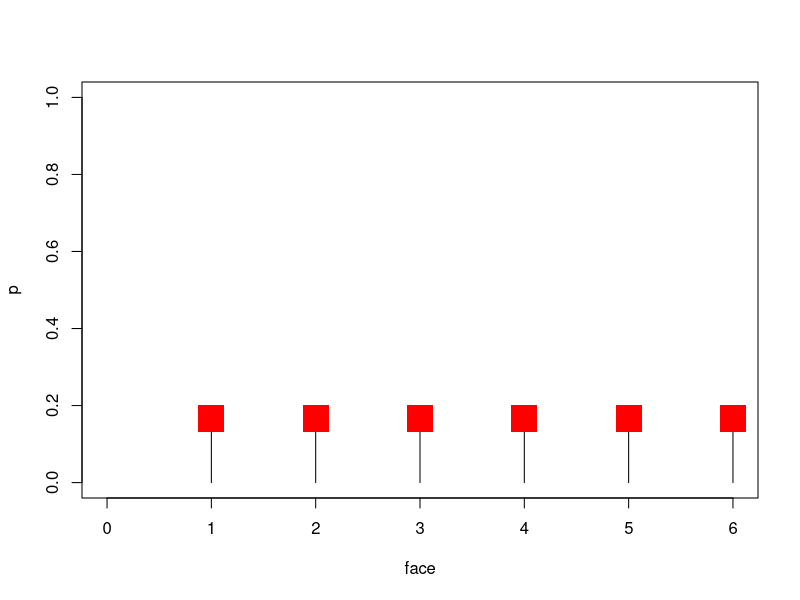
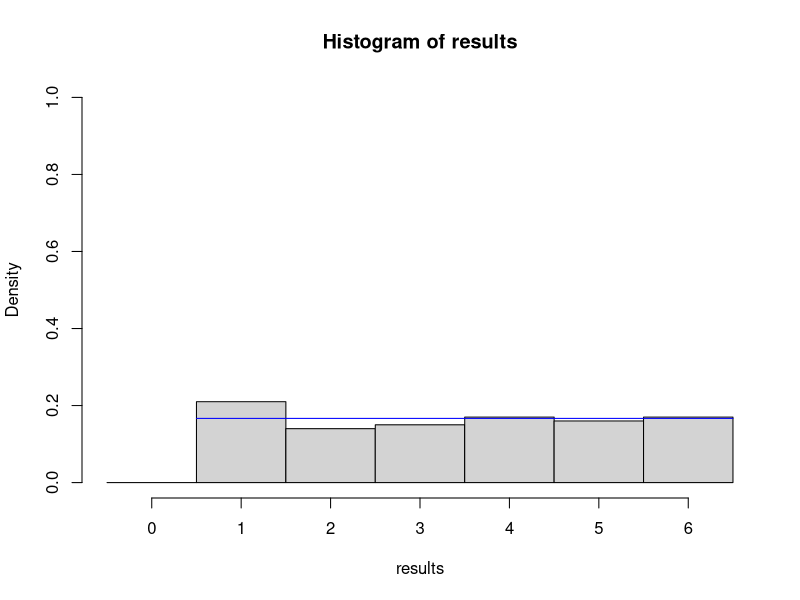
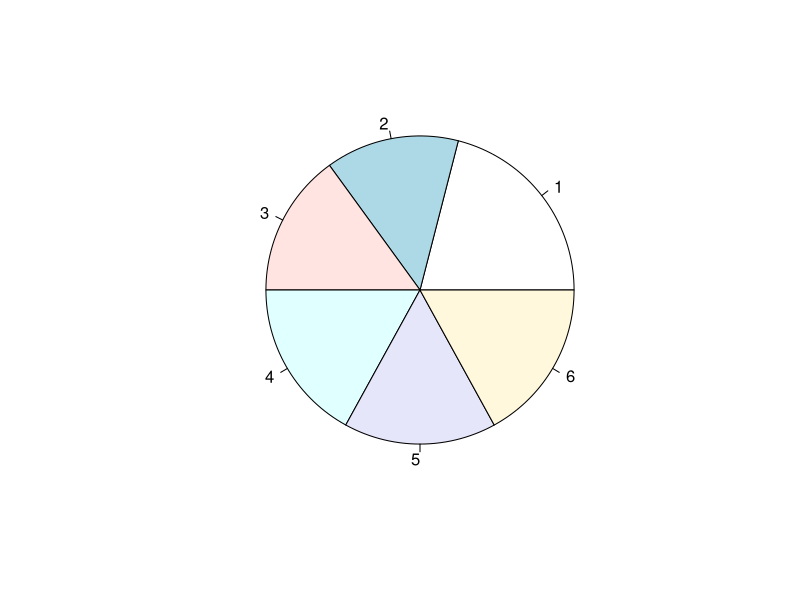
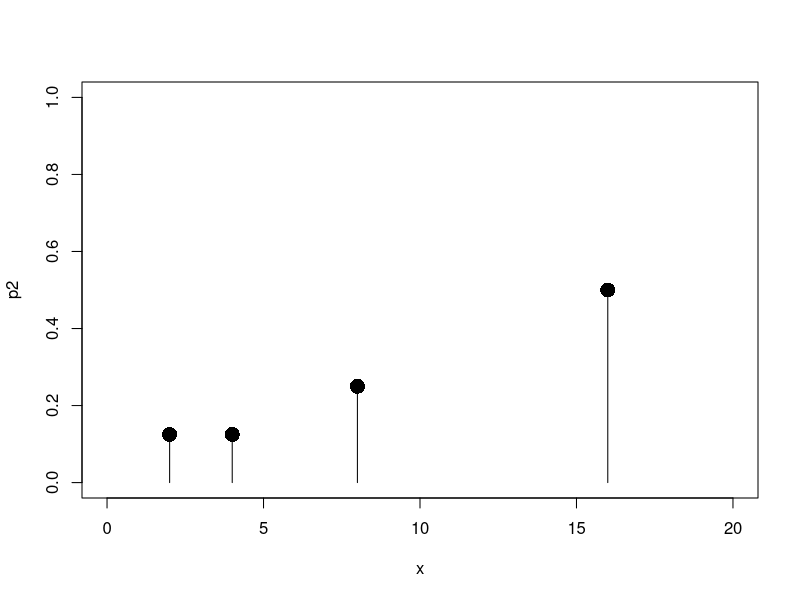
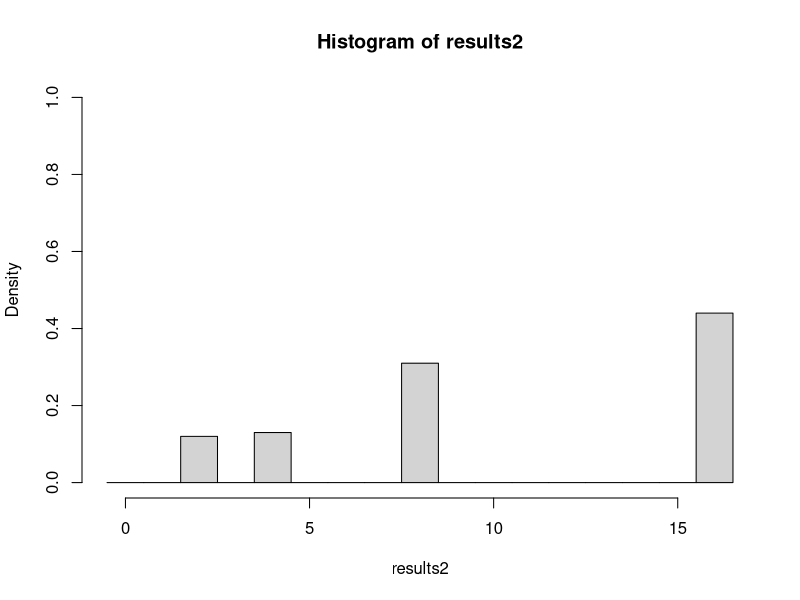

Here is the R script that generated these plots, in order:
# Prob Distri
face = seq(1:6)
#face = 1:6 will also work.
face
#You will see the six die faces.
p = c(1, 1, 1, 1, 1, 1) / 6
#This assigns a uniform distribution to the die faces; each gets a probability of 1/6
data.frame(face, p)
#We see a tabular description of the distribution. 

#PROBABILITY SPIKE PLOT FOR ONE DIE
plot(face, p, type="h", xlim=c(0,6), ylim=c(0,1))
points(face, p, pch=16, cex=2)
#We see a probability spike plot of the distribution.This resembles a probability histogram with very thin bars.
#In the ‘points’ command, ‘pch’ may be thought of as “point character.” ‘pch=16’ gives us filled-in circular disks at the points.
# If we do ‘pch=15’, for example, we get boxes at the points.
#‘cex’ controls the size of the disks, boxes, etc.
points(face, p, pch=15, cex=3.5, col="red") 

#----
#SAMPLING FROM A UNIFORM DISTRIBUTION
#Let’s roll our die.
sample(face, size=1)
#• It is assumed that we have a uniform distribution. As we will see later, we
#can type ‘sample(face, size=1, prob=p)’, where p is our probability
#distribution, uniform or otherwise.
#> (Repeat the above command a few times. You should get a variety of results.)

#• Let’s roll a pair of dice and get their sum.

sum(sample(face, size=2, replace=T))
#• We want to sample with replacement, because we want doubles to be possible.
# The distribution of totals is not uniform!
#  > (Repeat the above command a few times. You should get a variety of results.)
sample(face, size=100, replace=T)
#• Our die is rolled 100 times.
#• How do the numbers of ‘1’s, ‘2’s, etc. compare?
#• ‘replace=T’ means that we sample with replacement. It is OK for us to get the same number more than once.
#DESCRIBING SAMPLE RESULTS
#• Let’s store some sample results and do a frequency table, a relative frequency
#table, a histogram, and a pie chart.
results = sample(face, size=100, replace=T)
results
sort(results)
table(results)
#• We obtain a frequency table of our results.
table(results) / length(results)
#• We obtain a relative frequency table of our results.
#• Note: length(results) is 100 here. 
#Page R9.3
hist(results, prob=T, breaks=seq(-0.5, 6.5, by=1), ylim=c(0,1))
#• We see a relative frequency histogram of our results.
#• For example, the interval from 3.5 to 4.5 corresponds to “4.”
#• This should resemble the (theoretical) probability distribution for one die.
lines(c(0.5,6.5), c(1/6,1/6), col="blue")
#• This adds a blue line from the point 0.5, 16 to 6.5, 16
#The line corresponds to the (theoretical) probability distribution.
pie(table(results), face)
#• We see a pie chart.
#A NON-UNIFORM DISTRIBUTION
x = c(2, 4, 8, 16)
p2 = c(1/8, 1/8, 1/4, 1/2)
#• This assigns a non-uniform distribution to the x values.
data.frame(x, p2)
#• We see a tabular description of the distribution.
plot(x, p2, type="h", xlim=c(0,20), ylim=c(0,1))
points(x, p2, pch=16, cex=2)
#• We see a probability spike plot of the distribution.
results2 = sample(x, size=100, replace=T, prob=p2)
#• ‘prob=p2’ indicates that p2 contains our probabilities for the x values.
results2
#What do you notice?
sort(results2)
#What do you notice?
table(results2)
#We obtain a frequency table of our results.
#What do you notice?
table(results2) / length(results2)
#We obtain a relative frequency table of our results.
length(results2) 
hist(results2, prob=T, breaks=seq(-0.5, 16.5, by=1), ylim=c(0,1))
#We see a relative frequency histogram of our results.
#For example, the interval from 3.5 to 4.5 corresponds to “4.” 
#Page R9.4
#MEAN (OR EXPECTED VALUE) OF A DISTRIBUTION
data.frame(x, p2)
#• We see a tabular description of the distribution.
#• Let’s find the mean (or expected value) of this distribution. It’s a “zigzag.”
the.mean = sum(x*p2)
#The formula is: μ, or E X( ) = x  P x( ).
#We use ‘the.mean’ to avoid conflict with the ‘mean’ command.
the.mean
#VARIANCE AND STANDARD DEVIATION OF A DISTRIBUTION
#Let’s find the variance of this distribution.
the.var = sum(x^2 * p2) - the.mean^2
#• The formula is:   2 = E X2 ( )  μ2 = E X2 ( )  E X( )  2x2   P x( )    μ2.
#• ‘p2’ is the name of the probability vector; there is no squaring here!
#  • Also, 2 = E X( )  μ2  = ( ) x  μ2  P x( ), so we could do:
the.var = sum(((x - the.mean)^2) * p2)
the.var
#Let’s find the standard deviation of this distribution.
the.sd = sqrt(the.var)
the.sd
#COMPARING SAMPLE RESULTS WITH THEORETICAL RESULTS
#• How do our sample mean, variance, and standard deviation compare with the
#[theoretical] mean, variance, and standard deviation for the distribution?
results2
#• This was our sample of size 100 from the distribution.
mean(results2)
#• Compare this sample mean with the.mean, the theoretical mean of thedistribution.
var(results2)
#We do want the sample variance here.
#• Compare this sample variance with the.var, the theoretical variance of thedistribution.
sd(results2)
#• Compare this sample standard deviation with the.sd, the theoretical
#standard deviation of the distribution. 
